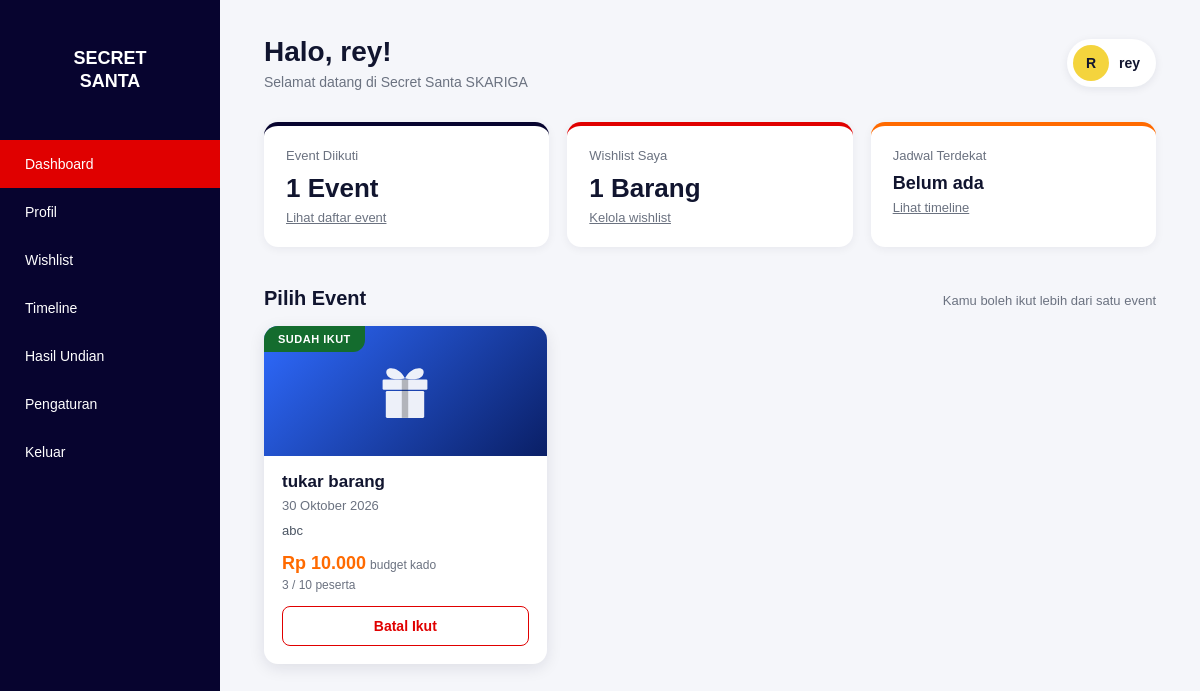
/pages/dashboard/dashboarduser.php (signed in), run on the app's committed database.
### tables this page shows
CREATE TABLE `events` (
  `id` int(11) NOT NULL,
  `user_id` int(11) NOT NULL,
  `nama_event` varchar(150) NOT NULL,
  `deskripsi` text DEFAULT NULL,
  `budget` decimal(12,2) DEFAULT 0.00,
  `tanggal_event` date DEFAULT NULL,
  `status` enum('draft','aktif','selesai') DEFAULT 'draft',
  `created_at` timestamp NOT NULL DEFAULT current_timestamp()
);

CREATE TABLE `pengaturan` (
  `id` int(11) NOT NULL,
  `nama_aplikasi` varchar(150) DEFAULT 'SKARIGA Secret Santa',
  `min_peserta` int(11) DEFAULT 3,
  `max_peserta` int(11) DEFAULT 10
);

### config/config.php (called while the page is built, shortened)
<?php
$base_url = 'http://localhost:8080/Project-TA-rey-nesya-rendra/';
function base_url($path = '')
{
    global $base_url;
    return $base_url . ltrim($path, '/');
}
?>

### includes/functions.php (called while the page is built, shortened)
<?php
function h($str)
{
    return htmlspecialchars((string) $str, ENT_QUOTES, 'UTF-8');
}
function tanggal_id($date, bool $short = false): string
{
    $bulan = $short
        ? ['', 'Jan', 'Feb', 'Mar', 'Apr', 'Mei', 'Jun', 'Jul', 'Agu', 'Sep', 'Okt', 'Nov', 'Des']
        : ['', 'Januari', 'Februari', 'Maret', 'April', 'Mei', 'Juni', 'Juli', 'Agustus', 'September', 'Oktober', 'November', 'Desember'];
    $ts = strtotime($date);
    return date('j', $ts) . ' ' . $bulan[(int) date('n', $ts)] . ' ' . date('Y', $ts);
}
function rupiah($angka): string
{
    return 'Rp ' . number_format((float) $angka, 0, ',', '.');
}
function get_max_peserta(mysqli $conn): int
{
    $row = $conn->query("SELECT max_peserta FROM pengaturan LIMIT 1")->fetch_assoc();
    return $row ? (int) $row['max_peserta'] : 10;
}
function get_events_for_user(mysqli $conn, int $user_id): array
{
    $stmt = $conn->prepare(
        "SELECT e.id, e.nama_event, e.deskripsi, e.budget, e.tanggal_event, e.status,
                (SELECT COUNT(*) FROM peserta px WHERE px.event_id = e.id AND px.status = 'aktif') AS jumlah,
                (SELECT px.id FROM peserta px WHERE px.event_id = e.id AND px.user_id = ? LIMIT 1) AS peserta_id
         FROM events e
         WHERE e.status <> 'draft'
         ORDER BY (e.status = 'selesai') ASC, e.tanggal_event ASC, e.id DESC"
    );
    $stmt->bind_param('i', $user_id);
    $stmt->execute();
    $rows = $stmt->get_result()->fetch_all(MYSQLI_ASSOC);
    return $rows;
}
function event_palette(int $id): string
{
    $palettes = ['pal-merah', 'pal-biru', 'pal-hijau', 'pal-ungu', 'pal-emas'];
    return $palettes[$id % count($palettes)];
}
?>

### pages/dashboard/dashboarduser.php (the view, shortened to what this page needs)
<?php
require_once __DIR__ . '/../../config/config.php';
require_once __DIR__ . '/../../includes/functions.php';
$user_id = (int) $_SESSION['user_id'];
$today   = date('Y-m-d');
$events      = get_events_for_user($conn, $user_id);
$max_peserta = get_max_peserta($conn);
$total_ikut = 0;
foreach ($events as $e) {
    if ($e['peserta_id']) {
        $total_ikut++;
    }
}
$stmt = $conn->prepare(
    "SELECT COUNT(*) AS total
     FROM wishlist w
     JOIN peserta p ON p.id = w.peserta_id
     WHERE p.user_id = ?"
);
$stmt->bind_param('i', $user_id);
$stmt->execute();
$total_wishlist = (int) $stmt->get_result()->fetch_assoc()['total'];
$stmt = $conn->prepare(
    "SELECT t.judul, t.tanggal, e.nama_event
     FROM timeline t
     JOIN peserta p ON p.event_id = t.event_id
     JOIN events e ON e.id = t.event_id
     WHERE p.user_id = ? AND t.tanggal >= ?
     ORDER BY t.tanggal ASC, t.waktu ASC
     LIMIT 1"
);
$stmt->bind_param('is', $user_id, $today);
$stmt->execute();
$timeline_dekat = $stmt->get_result()->fetch_assoc();
require_once __DIR__ . '/../../includes/user_layout_top.php';
?>
<section class="stats">
    <div class="stat">
        <h3>Event Diikuti</h3>
        <strong><?= $total_ikut ?> Event</strong>
        <p><a href="<?= base_url('pages/profil/profiluser.php') ?>">Lihat daftar event</a></p>
    </div>
    <div class="stat">
        <h3>Wishlist Saya</h3>
        <strong><?= $total_wishlist ?> Barang</strong>
        <p><a href="<?= base_url('pages/wishlist/saya.php') ?>">Kelola wishlist</a></p>
    </div>
    <div class="stat">
        <h3>Jadwal Terdekat</h3>
        <?php if ($timeline_dekat): ?>
            <strong style="font-size:18px;"><?= h($timeline_dekat['judul']) ?></strong>
            <p><?= h(tanggal_id($timeline_dekat['tanggal'])) ?> &middot; <?= h($timeline_dekat['nama_event']) ?></p>
        <?php else: ?>
            <strong style="font-size:18px;">Belum ada</strong>
            <p><a href="<?= base_url('pages/timeline/saya.php') ?>">Lihat timeline</a></p>
        <?php endif; ?>
    </div>
</section>
<section class="section">
    <div class="section-head">
        <h2>Pilih Event</h2>
        <span>Kamu boleh ikut lebih dari satu event</span>
    </div>
    <?php if (!$events): ?>
        <div class="panel">
            <div class="empty">
                <h3>Belum Ada Event</h3>
                <p>Belum ada event yang dibuka. Coba cek lagi nanti ya.</p>
            </div>
        </div>
    <?php else: ?>
        <div class="event-grid">
            <?php foreach ($events as $e): ?>
                <?php
                $sudah_ikut = !empty($e['peserta_id']);
                $aktif      = $e['status'] === 'aktif';
                $penuh      = (int) $e['jumlah'] >= $max_peserta;
                if ($sudah_ikut) {
                    $badge = ['joined', 'Sudah Ikut'];
                } elseif (!$aktif) {
                    $badge = ['done', 'Selesai'];
                } else {
                    $badge = ['', 'Event Aktif'];
                }
                ?>
                <article class="event-card">
                    <div class="event-cover <?= event_palette((int) $e['id']) ?>">
                        <span class="event-badge <?= $badge[0] ?>"><?= h($badge[1]) ?></span>
                    </div>
                    <div class="event-body">
                        <h3><?= h($e['nama_event']) ?></h3>
                        <div class="event-date"><?= h(tanggal_id($e['tanggal_event'])) ?></div>
                        <?php if (!empty($e['deskripsi'])): ?>
                            <p class="event-desc"><?= h($e['deskripsi']) ?></p>
                        <?php endif; ?>
                        <div class="event-price">
                            <?= h(rupiah($e['budget'])) ?><small>budget kado</small>
                        </div>
                        <div class="event-quota">
                            <?= (int) $e['jumlah'] ?> / <?= $max_peserta ?> peserta
                        </div>
                        <form method="POST" action="<?= base_url('pages/event/ikut.php') ?>" class="event-form">
                            <?php if ($sudah_ikut && $aktif): ?>
                                <button type="submit" class="btn btn-danger btn-block"
                                        onclick="return confirm('Batal ikut event ini? Wishlist kamu di event ini ikut terhapus.');">
                                    Batal Ikut
                                </button>
                            <?php elseif ($sudah_ikut): ?>
                                <button type="button" class="btn btn-secondary btn-block" disabled>Terdaftar</button>
                            <?php elseif (!$aktif): ?>
                                <button type="button" class="btn btn-secondary btn-block" disabled>Event Selesai</button>
                            <?php elseif ($penuh): ?>
                                <button type="button" class="btn btn-secondary btn-block" disabled>Kuota Penuh</button>
                            <?php else: ?>
                                <input type="hidden" name="aksi" value="ikut">
                                <button type="submit" class="btn btn-primary btn-block">Ikut Event</button>
                            <?php endif; ?>
                        </form>
                    </div>
                </article>
            <?php endforeach; ?>
        </div>
    <?php endif; ?>
</section>
<?php require_once __DIR__ . '/../../includes/user_layout_bottom.php'; ?>

### assets/css/user.css (style rules this page uses)
* { margin: 0; padding: 0; box-sizing: border-box; }
:root { --navy: #07042f; --navy-soft: #292553; --red: #e00000; --orange: #ff6a00; --ink: #11152f; --muted: #6b7280; --line: #e5e7ef; --bg: #f5f6fa; --white: #ffffff; }
body { font-family: Arial, Helvetica, sans-serif; background: var(--bg); color: var(--ink); }
a { color: inherit; }
.section { margin-bottom: 40px; }
.section-head { display: flex; justify-content: space-between; align-items: baseline; margin-bottom: 16px; }
.section-head h2 { font-size: 20px; }
.section-head span { font-size: 13px; color: var(--muted); }
.stats { display: grid; grid-template-columns: repeat(auto-fit, minmax(200px, 1fr)); gap: 18px; margin-bottom: 40px; }
.stat { background: var(--white); border-radius: 14px; padding: 22px; box-shadow: 0 2px 10px rgba(17, 21, 47, 0.06); border-top: 4px solid var(--navy); }
.stat:nth-child(2) { border-top-color: var(--red); }
.stat:nth-child(3) { border-top-color: var(--orange); }
.stat h3 { font-size: 13px; color: var(--muted); font-weight: normal; margin-bottom: 10px; }
.stat strong { display: block; font-size: 26px; margin-bottom: 6px; }
.stat p { font-size: 13px; color: var(--muted); }
.event-grid { display: grid; grid-template-columns: repeat(auto-fill, minmax(250px, 1fr)); gap: 22px; }
.event-card { position: relative; display: flex; flex-direction: column; background: var(--white); border-radius: 14px; overflow: hidden; box-shadow: 0 4px 16px rgba(17, 21, 47, 0.1); transition: transform 0.2s, box-shadow 0.2s; }
.event-cover { position: relative; height: 130px; display: flex; align-items: center; justify-content: center; color: rgba(255, 255, 255, 0.92); }
.event-cover svg { width: 64px; height: 64px; }
.pal-biru { background: linear-gradient(135deg, #2f6bff, #0a1f66); }
.event-badge { position: absolute; top: 0; left: 0; background: var(--navy); color: var(--white); font-size: 11px; font-weight: bold; letter-spacing: 0.5px; padding: 7px 14px; border-bottom-right-radius: 12px; text-transform: uppercase; }
.event-badge.joined { background: #146c2e; }
.event-body { display: flex; flex-direction: column; flex: 1; padding: 16px 18px 18px; }
.event-body h3 { font-size: 17px; margin-bottom: 6px; }
.event-date { font-size: 13px; color: var(--muted); margin-bottom: 8px; }
.event-desc { font-size: 13px; color: #4b5563; line-height: 1.5; margin-bottom: 12px; display: -webkit-box; -webkit-line-clamp: 2; -webkit-box-orient: vertical; overflow: hidden; }
.event-price { font-size: 18px; font-weight: bold; color: var(--orange); }
.event-price small { font-size: 12px; font-weight: normal; color: var(--muted); margin-left: 4px; }
.event-quota { font-size: 12px; color: var(--muted); margin: 4px 0 14px; }
.event-form { margin-top: auto; }
.btn, .btn-primary, .btn-secondary, .btn-danger { display: inline-block; border: none; border-radius: 8px; padding: 11px 18px; font-size: 14px; font-weight: bold; text-align: center; text-decoration: none; cursor: pointer; transition: opacity 0.2s, background 0.2s; }
.btn-block { width: 100%; }
.btn-danger { background: var(--white); color: var(--red); border: 1px solid var(--red); }

### data on the page
events: badge "SUDAH IKUT", nama_event "tukar barang", tanggal_event "30 Oktober 2026", deskripsi "abc", budget "Rp 10.000", jumlah "3", status "Batal Ikut"
pengaturan: max_peserta "10"

### other printed values
$item['label'] "Dashboard"
$item['label'] "Profil"
$item['label'] "Wishlist"
$item['label'] "Timeline"
$item['label'] "Hasil Undian"
$item['label'] "Pengaturan"
$page_title "Halo, rey!"
$page_subtitle "Selamat datang di Secret Santa SKARIGA"
$inisial "R"
$nama_user "rey"
$total_ikut "1"
$total_wishlist "1"
